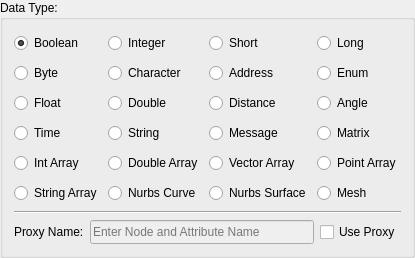
    <widget class="QGroupBox" name="dataTypeGroupBox">
     <property name="title">
      <string>Data Type:</string>
     </property>
     <layout class="QGridLayout" name="gridLayout_6">
      <item row="5" column="2">
       <widget class="QRadioButton" name="nurbsSurfaceRadioButton">
        <property name="sizePolicy">
         <sizepolicy hsizetype="Expanding" vsizetype="Fixed">
          <horstretch>0</horstretch>
          <verstretch>0</verstretch>
         </sizepolicy>
        </property>
        <property name="minimumSize">
         <size>
          <width>0</width>
          <height>24</height>
         </size>
        </property>
        <property name="maximumSize">
         <size>
          <width>16777215</width>
          <height>24</height>
         </size>
        </property>
        <property name="whatsThis">
         <string>nurbsSurface</string>
        </property>
        <property name="text">
         <string>Nurbs Surface</string>
        </property>
       </widget>
      </item>
      <item row="2" column="3">
       <widget class="QRadioButton" name="angleRadioButton">
        <property name="sizePolicy">
         <sizepolicy hsizetype="Expanding" vsizetype="Fixed">
          <horstretch>0</horstretch>
          <verstretch>0</verstretch>
         </sizepolicy>
        </property>
        <property name="minimumSize">
         <size>
          <width>0</width>
          <height>24</height>
         </size>
        </property>
        <property name="maximumSize">
         <size>
          <width>16777215</width>
          <height>24</height>
         </size>
        </property>
        <property name="whatsThis">
         <string>doubleAngle</string>
        </property>
        <property name="text">
         <string>Angle</string>
        </property>
       </widget>
      </item>
      <item row="0" column="0">
       <widget class="QRadioButton" name="booleanRadioButton">
        <property name="sizePolicy">
         <sizepolicy hsizetype="Expanding" vsizetype="Fixed">
          <horstretch>0</horstretch>
          <verstretch>0</verstretch>
         </sizepolicy>
        </property>
        <property name="minimumSize">
         <size>
          <width>0</width>
          <height>24</height>
         </size>
        </property>
        <property name="maximumSize">
         <size>
          <width>16777215</width>
          <height>24</height>
         </size>
        </property>
        <property name="whatsThis">
         <string>bool</string>
        </property>
        <property name="text">
         <string>Boolean</string>
        </property>
        <property name="checked">
         <bool>true</bool>
        </property>
       </widget>
      </item>
      <item row="1" column="2">
       <widget class="QRadioButton" name="addressRadioButton">
        <property name="sizePolicy">
         <sizepolicy hsizetype="Expanding" vsizetype="Fixed">
          <horstretch>0</horstretch>
          <verstretch>0</verstretch>
         </sizepolicy>
        </property>
        <property name="minimumSize">
         <size>
          <width>0</width>
          <height>24</height>
         </size>
        </property>
        <property name="maximumSize">
         <size>
          <width>16777215</width>
          <height>24</height>
         </size>
        </property>
        <property name="whatsThis">
         <string>addr</string>
        </property>
        <property name="text">
         <string>Address</string>
        </property>
       </widget>
      </item>
      <item row="4" column="2">
       <widget class="QRadioButton" name="vectorArrayRadioButton">
        <property name="sizePolicy">
         <sizepolicy hsizetype="Expanding" vsizetype="Fixed">
          <horstretch>0</horstretch>
          <verstretch>0</verstretch>
         </sizepolicy>
        </property>
        <property name="minimumSize">
         <size>
          <width>0</width>
          <height>24</height>
         </size>
        </property>
        <property name="maximumSize">
         <size>
          <width>16777215</width>
          <height>24</height>
         </size>
        </property>
        <property name="whatsThis">
         <string>vectorArray</string>
        </property>
        <property name="text">
         <string>Vector Array</string>
        </property>
       </widget>
      </item>
      <item row="2" column="0">
       <widget class="QRadioButton" name="floatRadioButton">
        <property name="sizePolicy">
         <sizepolicy hsizetype="Expanding" vsizetype="Fixed">
          <horstretch>0</horstretch>
          <verstretch>0</verstretch>
         </sizepolicy>
        </property>
        <property name="minimumSize">
         <size>
          <width>0</width>
          <height>24</height>
         </size>
        </property>
        <property name="maximumSize">
         <size>
          <width>16777215</width>
          <height>24</height>
         </size>
        </property>
        <property name="whatsThis">
         <string>float</string>
        </property>
        <property name="text">
         <string>Float</string>
        </property>
        <property name="checked">
         <bool>false</bool>
        </property>
       </widget>
      </item>
      <item row="1" column="1">
       <widget class="QRadioButton" name="characterRadioButton">
        <property name="sizePolicy">
         <sizepolicy hsizetype="Expanding" vsizetype="Fixed">
          <horstretch>0</horstretch>
          <verstretch>0</verstretch>
         </sizepolicy>
        </property>
        <property name="minimumSize">
         <size>
          <width>0</width>
          <height>24</height>
         </size>
        </property>
        <property name="maximumSize">
         <size>
          <width>16777215</width>
          <height>24</height>
         </size>
        </property>
        <property name="whatsThis">
         <string>char</string>
        </property>
        <property name="text">
         <string>Character</string>
        </property>
       </widget>
      </item>
      <item row="7" column="0" colspan="4">
       <widget class="QWidget" name="proxyWidget" native="true">
        <property name="sizePolicy">
         <sizepolicy hsizetype="Expanding" vsizetype="Fixed">
          <horstretch>0</horstretch>
          <verstretch>0</verstretch>
         </sizepolicy>
        </property>
        <property name="minimumSize">
         <size>
          <width>0</width>
          <height>24</height>
         </size>
        </property>
        <property name="maximumSize">
         <size>
          <width>16777215</width>
          <height>24</height>
         </size>
        </property>
        <layout class="QHBoxLayout" name="horizontalLayout_10">
         <property name="leftMargin">
          <number>0</number>
         </property>
         <property name="topMargin">
          <number>0</number>
         </property>
         <property name="rightMargin">
          <number>0</number>
         </property>
         <property name="bottomMargin">
          <number>0</number>
         </property>
         <item>
          <widget class="QLabel" name="proxyLabel">
           <property name="sizePolicy">
            <sizepolicy hsizetype="Fixed" vsizetype="Preferred">
             <horstretch>0</horstretch>
             <verstretch>0</verstretch>
            </sizepolicy>
           </property>
           <property name="minimumSize">
            <size>
             <width>70</width>
             <height>0</height>
            </size>
           </property>
           <property name="maximumSize">
            <size>
             <width>70</width>
             <height>16777215</height>
            </size>
           </property>
           <property name="text">
            <string>Proxy Name:</string>
           </property>
          </widget>
         </item>
         <item>
          <widget class="QLineEdit" name="proxyLineEdit">
           <property name="enabled">
            <bool>false</bool>
           </property>
           <property name="sizePolicy">
            <sizepolicy hsizetype="Expanding" vsizetype="Preferred">
             <horstretch>0</horstretch>
             <verstretch>0</verstretch>
            </sizepolicy>
           </property>
           <property name="placeholderText">
            <string>Enter Node and Attribute Name</string>
           </property>
          </widget>
         </item>
         <item>
          <widget class="QCheckBox" name="useProxyCheckBox">
           <property name="sizePolicy">
            <sizepolicy hsizetype="Minimum" vsizetype="Preferred">
             <horstretch>0</horstretch>
             <verstretch>0</verstretch>
            </sizepolicy>
           </property>
           <property name="text">
            <string>Use Proxy</string>
           </property>
          </widget>
         </item>
        </layout>
       </widget>
      </item>
      <item row="2" column="1">
       <widget class="QRadioButton" name="doubleRadioButton">
        <property name="sizePolicy">
         <sizepolicy hsizetype="Expanding" vsizetype="Fixed">
          <horstretch>0</horstretch>
          <verstretch>0</verstretch>
         </sizepolicy>
        </property>
        <property name="minimumSize">
         <size>
          <width>0</width>
          <height>24</height>
         </size>
        </property>
        <property name="maximumSize">
         <size>
          <width>16777215</width>
          <height>24</height>
         </size>
        </property>
        <property name="whatsThis">
         <string>double</string>
        </property>
        <property name="text">
         <string>Double</string>
        </property>
       </widget>
      </item>
      <item row="3" column="3">
       <widget class="QRadioButton" name="matrixRadioButton">
        <property name="sizePolicy">
         <sizepolicy hsizetype="Expanding" vsizetype="Fixed">
          <horstretch>0</horstretch>
          <verstretch>0</verstretch>
         </sizepolicy>
        </property>
        <property name="minimumSize">
         <size>
          <width>0</width>
          <height>24</height>
         </size>
        </property>
        <property name="maximumSize">
         <size>
          <width>16777215</width>
          <height>24</height>
         </size>
        </property>
        <property name="whatsThis">
         <string>matrix</string>
        </property>
        <property name="text">
         <string>Matrix</string>
        </property>
       </widget>
      </item>
      <item row="5" column="3">
       <widget class="QRadioButton" name="meshRadioButton">
        <property name="sizePolicy">
         <sizepolicy hsizetype="Expanding" vsizetype="Fixed">
          <horstretch>0</horstretch>
          <verstretch>0</verstretch>
         </sizepolicy>
        </property>
        <property name="minimumSize">
         <size>
          <width>0</width>
          <height>24</height>
         </size>
        </property>
        <property name="maximumSize">
         <size>
          <width>16777215</width>
          <height>24</height>
         </size>
        </property>
        <property name="whatsThis">
         <string>mesh</string>
        </property>
        <property name="text">
         <string>Mesh</string>
        </property>
       </widget>
      </item>
      <item row="3" column="0">
       <widget class="QRadioButton" name="timeRadioButton">
        <property name="sizePolicy">
         <sizepolicy hsizetype="Expanding" vsizetype="Fixed">
          <horstretch>0</horstretch>
          <verstretch>0</verstretch>
         </sizepolicy>
        </property>
        <property name="minimumSize">
         <size>
          <width>0</width>
          <height>24</height>
         </size>
        </property>
        <property name="maximumSize">
         <size>
          <width>16777215</width>
          <height>24</height>
         </size>
        </property>
        <property name="whatsThis">
         <string>time</string>
        </property>
        <property name="text">
         <string>Time</string>
        </property>
       </widget>
      </item>
      <item row="1" column="3">
       <widget class="QRadioButton" name="enumRadioButton">
        <property name="sizePolicy">
         <sizepolicy hsizetype="Expanding" vsizetype="Fixed">
          <horstretch>0</horstretch>
          <verstretch>0</verstretch>
         </sizepolicy>
        </property>
        <property name="minimumSize">
         <size>
          <width>0</width>
          <height>24</height>
         </size>
        </property>
        <property name="maximumSize">
         <size>
          <width>16777215</width>
          <height>24</height>
         </size>
        </property>
        <property name="whatsThis">
         <string>enum</string>
        </property>
        <property name="text">
         <string>Enum</string>
        </property>
       </widget>
      </item>
      <item row="3" column="1">
       <widget class="QRadioButton" name="stringRadioButton">
        <property name="sizePolicy">
         <sizepolicy hsizetype="Expanding" vsizetype="Fixed">
          <horstretch>0</horstretch>
          <verstretch>0</verstretch>
         </sizepolicy>
        </property>
        <property name="minimumSize">
         <size>
          <width>0</width>
          <height>24</height>
         </size>
        </property>
        <property name="maximumSize">
         <size>
          <width>16777215</width>
          <height>24</height>
         </size>
        </property>
        <property name="whatsThis">
         <string>str</string>
        </property>
        <property name="text">
         <string>String</string>
        </property>
       </widget>
      </item>
      <item row="0" column="1">
       <widget class="QRadioButton" name="integerRadioButton">
        <property name="sizePolicy">
         <sizepolicy hsizetype="Expanding" vsizetype="Fixed">
          <horstretch>0</horstretch>
          <verstretch>0</verstretch>
         </sizepolicy>
        </property>
        <property name="minimumSize">
         <size>
          <width>0</width>
          <height>24</height>
         </size>
        </property>
        <property name="maximumSize">
         <size>
          <width>16777215</width>
          <height>24</height>
         </size>
        </property>
        <property name="whatsThis">
         <string>int</string>
        </property>
        <property name="text">
         <string>Integer</string>
        </property>
       </widget>
      </item>
      <item row="0" column="3">
       <widget class="QRadioButton" name="longRadioButton">
        <property name="sizePolicy">
         <sizepolicy hsizetype="Expanding" vsizetype="Fixed">
          <horstretch>0</horstretch>
          <verstretch>0</verstretch>
         </sizepolicy>
        </property>
        <property name="minimumSize">
         <size>
          <width>0</width>
          <height>24</height>
         </size>
        </property>
        <property name="maximumSize">
         <size>
          <width>16777215</width>
          <height>24</height>
         </size>
        </property>
        <property name="whatsThis">
         <string>long</string>
        </property>
        <property name="text">
         <string>Long</string>
        </property>
       </widget>
      </item>
      <item row="5" column="1">
       <widget class="QRadioButton" name="nurbsCurveRadioButton">
        <property name="sizePolicy">
         <sizepolicy hsizetype="Expanding" vsizetype="Fixed">
          <horstretch>0</horstretch>
          <verstretch>0</verstretch>
         </sizepolicy>
        </property>
        <property name="minimumSize">
         <size>
          <width>0</width>
          <height>24</height>
         </size>
        </property>
        <property name="maximumSize">
         <size>
          <width>16777215</width>
          <height>24</height>
         </size>
        </property>
        <property name="whatsThis">
         <string>nurbsCurve</string>
        </property>
        <property name="text">
         <string>Nurbs Curve</string>
        </property>
       </widget>
      </item>
      <item row="3" column="2">
       <widget class="QRadioButton" name="messageRadioButton">
        <property name="sizePolicy">
         <sizepolicy hsizetype="Expanding" vsizetype="Fixed">
          <horstretch>0</horstretch>
          <verstretch>0</verstretch>
         </sizepolicy>
        </property>
        <property name="minimumSize">
         <size>
          <width>0</width>
          <height>24</height>
         </size>
        </property>
        <property name="maximumSize">
         <size>
          <width>16777215</width>
          <height>24</height>
         </size>
        </property>
        <property name="whatsThis">
         <string>message</string>
        </property>
        <property name="text">
         <string>Message</string>
        </property>
       </widget>
      </item>
      <item row="1" column="0">
       <widget class="QRadioButton" name="byteRadioButton">
        <property name="sizePolicy">
         <sizepolicy hsizetype="Expanding" vsizetype="Fixed">
          <horstretch>0</horstretch>
          <verstretch>0</verstretch>
         </sizepolicy>
        </property>
        <property name="minimumSize">
         <size>
          <width>0</width>
          <height>24</height>
         </size>
        </property>
        <property name="maximumSize">
         <size>
          <width>16777215</width>
          <height>24</height>
         </size>
        </property>
        <property name="whatsThis">
         <string>byte</string>
        </property>
        <property name="text">
         <string>Byte</string>
        </property>
       </widget>
      </item>
      <item row="4" column="1">
       <widget class="QRadioButton" name="doubleArrayRadioButton">
        <property name="sizePolicy">
         <sizepolicy hsizetype="Expanding" vsizetype="Fixed">
          <horstretch>0</horstretch>
          <verstretch>0</verstretch>
         </sizepolicy>
        </property>
        <property name="minimumSize">
         <size>
          <width>0</width>
          <height>24</height>
         </size>
        </property>
        <property name="maximumSize">
         <size>
          <width>16777215</width>
          <height>24</height>
         </size>
        </property>
        <property name="whatsThis">
         <string>doubleArray</string>
        </property>
        <property name="text">
         <string>Double Array</string>
        </property>
       </widget>
      </item>
      <item row="2" column="2">
       <widget class="QRadioButton" name="distanceRadioButton">
        <property name="sizePolicy">
         <sizepolicy hsizetype="Expanding" vsizetype="Fixed">
          <horstretch>0</horstretch>
          <verstretch>0</verstretch>
         </sizepolicy>
        </property>
        <property name="minimumSize">
         <size>
          <width>0</width>
          <height>24</height>
         </size>
        </property>
        <property name="maximumSize">
         <size>
          <width>16777215</width>
          <height>24</height>
         </size>
        </property>
        <property name="whatsThis">
         <string>doubleLinear</string>
        </property>
        <property name="text">
         <string>Distance</string>
        </property>
       </widget>
      </item>
      <item row="5" column="0">
       <widget class="QRadioButton" name="stringArrayRadioButton">
        <property name="sizePolicy">
         <sizepolicy hsizetype="Expanding" vsizetype="Fixed">
          <horstretch>0</horstretch>
          <verstretch>0</verstretch>
         </sizepolicy>
        </property>
        <property name="minimumSize">
         <size>
          <width>0</width>
          <height>24</height>
         </size>
        </property>
        <property name="maximumSize">
         <size>
          <width>16777215</width>
          <height>24</height>
         </size>
        </property>
        <property name="whatsThis">
         <string>stringArray</string>
        </property>
        <property name="text">
         <string>String Array</string>
        </property>
       </widget>
      </item>
      <item row="4" column="0">
       <widget class="QRadioButton" name="intArrayRadioButton">
        <property name="sizePolicy">
         <sizepolicy hsizetype="Expanding" vsizetype="Fixed">
          <horstretch>0</horstretch>
          <verstretch>0</verstretch>
         </sizepolicy>
        </property>
        <property name="minimumSize">
         <size>
          <width>0</width>
          <height>24</height>
         </size>
        </property>
        <property name="maximumSize">
         <size>
          <width>16777215</width>
          <height>24</height>
         </size>
        </property>
        <property name="whatsThis">
         <string>intArray</string>
        </property>
        <property name="text">
         <string>Int Array</string>
        </property>
       </widget>
      </item>
      <item row="0" column="2">
       <widget class="QRadioButton" name="shortRadioButton">
        <property name="sizePolicy">
         <sizepolicy hsizetype="Expanding" vsizetype="Fixed">
          <horstretch>0</horstretch>
          <verstretch>0</verstretch>
         </sizepolicy>
        </property>
        <property name="minimumSize">
         <size>
          <width>0</width>
          <height>24</height>
         </size>
        </property>
        <property name="maximumSize">
         <size>
          <width>16777215</width>
          <height>24</height>
         </size>
        </property>
        <property name="whatsThis">
         <string>short</string>
        </property>
        <property name="text">
         <string>Short</string>
        </property>
       </widget>
      </item>
      <item row="4" column="3">
       <widget class="QRadioButton" name="pointArrayRadioButton">
        <property name="sizePolicy">
         <sizepolicy hsizetype="Expanding" vsizetype="Fixed">
          <horstretch>0</horstretch>
          <verstretch>0</verstretch>
         </sizepolicy>
        </property>
        <property name="minimumSize">
         <size>
          <width>0</width>
          <height>24</height>
         </size>
        </property>
        <property name="maximumSize">
         <size>
          <width>16777215</width>
          <height>24</height>
         </size>
        </property>
        <property name="whatsThis">
         <string>pointArray</string>
        </property>
        <property name="text">
         <string>Point Array</string>
        </property>
       </widget>
      </item>
      <item row="6" column="0" colspan="4">
       <widget class="Line" name="line">
        <property name="orientation">
         <enum>Qt::Horizontal</enum>
        </property>
       </widget>
      </item>
     </layout>
    </widget>
